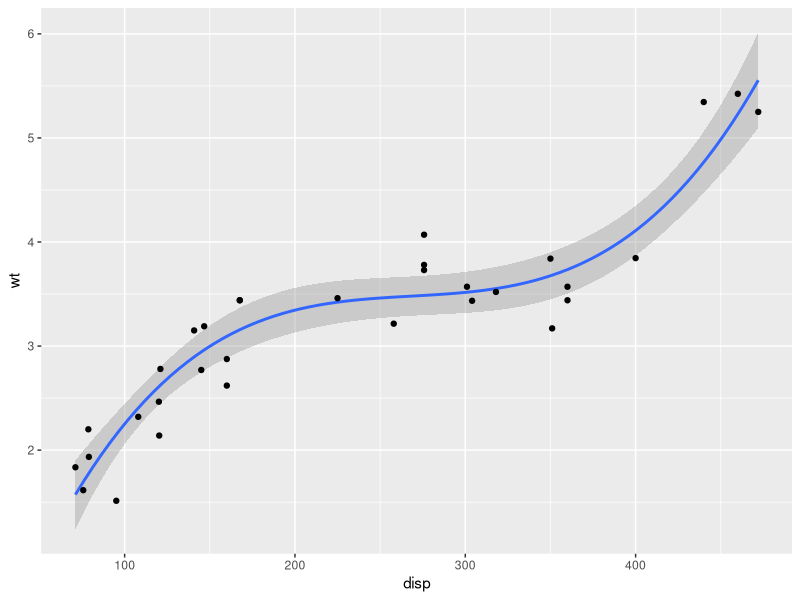

Here is the R script that generated this plot:
## ---- chunk 1
library(ggplot2)
# library(GGally)
data("mtcars")
# ggpairs(data = mtcars)

## ---- chunk 2
# linear first
m1 <- lm(wt ~ disp, data = mtcars)
m2 <- lm(wt ~ poly(disp, 2), data = mtcars)
m3 <- lm(wt ~ poly(disp, 3), data = mtcars)
anova(m1, m2)
anova(m2, m3)
anova(m1, m3)

p <- ggplot(data = mtcars, aes(x = disp, y = wt)) + 
  geom_smooth(method = "lm", formula = y ~ poly(x, 3)) + 
  geom_point()
p
## ---- chunk 3
# install.packages("ordinal")
library(ordinal)
data(wine)
head(wine)

m1 <- clm(rating ~ temp, data = wine)
m2 <- clm(rating ~ temp + contact, data = wine)

anova(m1, m2)
## ---- chunk 4
summary(m2)
